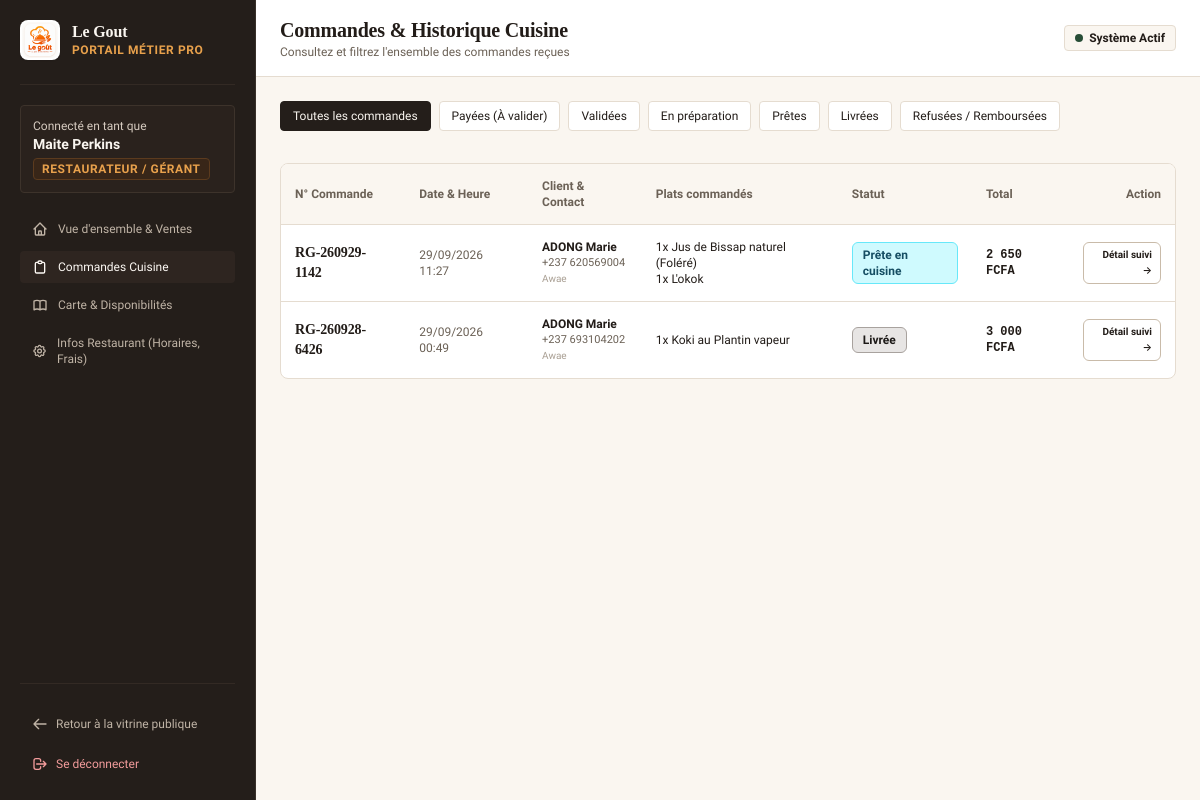
/dashboard/restaurant/commandes/ (signed in), run on an earlier commit of the app's database.
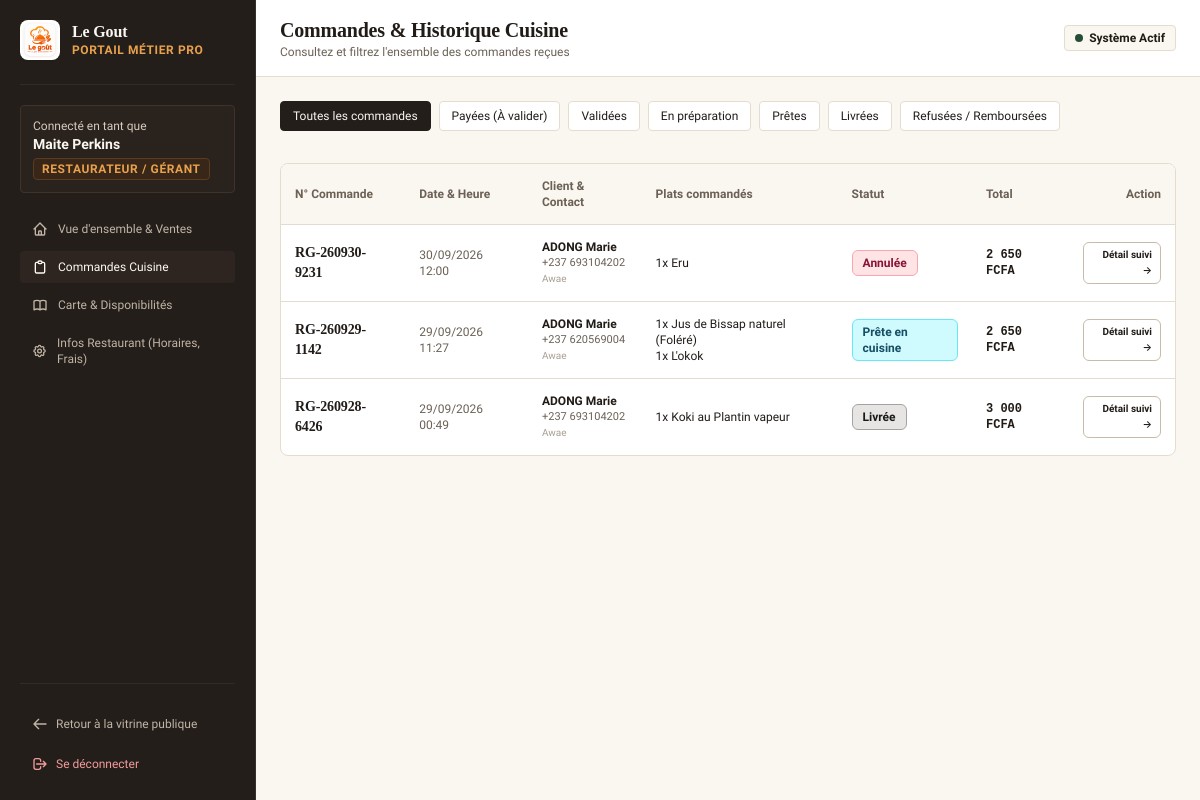
And on a later commit of the database.
### orders/models.py (models this page shows, shortened)
class Order(models.Model):
    STATUS_CHOICES = [
        ('en_attente_paiement', 'En attente de paiement'),
        ('payee', 'Payée - En attente de validation restaurant'),
        ('en_attente', 'En attente de validation'),
        ('validee', 'Validée par le restaurant'),
        ('confirmee', 'Confirmée par le restaurant'),
        ('en_preparation', 'En cours de préparation en cuisine'),
        ('prete', 'Prête / En attente du livreur'),
        ('en_livraison', 'En cours d\'acheminement'),
        ('livree', 'Livrée au client'),
        ('refusee', 'Refusée par le restaurant'),
        ('annulee', 'Annulée'),
    ]
    PAYMENT_METHOD_CHOICES = [
        ('wallet', 'Solde Portefeuille Simulé (10 000 FCFA Offerts)'),
        ('mtn_momo', 'MTN Mobile Money (*126#)'),
        ('orange_money', 'Orange Money (*150#)'),
        ('cinetpay', 'CinetPay (Passerelle sécurisée / Carte)'),
        ('cash_on_delivery', 'Paiement en espèces à la livraison'),
    ]
    PAYMENT_STATUS_CHOICES = [
        ('pending', 'En attente'),
        ('paid', 'Payé'),
        ('failed', 'Échec'),
        ('refunded', 'Remboursé'),
    ]
    order_number = models.CharField(max_length=40, unique=True, verbose_name="N° de commande")
    client = models.ForeignKey(
        settings.AUTH_USER_MODEL,
        on_delete=models.CASCADE,
        related_name='orders',
        verbose_name="Client"
    )
    restaurant = models.ForeignKey(
        Restaurant,
        on_delete=models.CASCADE,
        related_name='orders',
        verbose_name="Restaurant"
    )
    status = models.CharField(
        max_length=30,
        choices=STATUS_CHOICES,
        default='en_attente',
        verbose_name="Statut de la commande"
    )
    subtotal = models.PositiveIntegerField(default=0, verbose_name="Sous-total plats (FCFA)")
    delivery_fee = models.PositiveIntegerField(default=1000, verbose_name="Frais de livraison (FCFA)")
    total_amount = models.PositiveIntegerField(default=0, verbose_name="Total à payer (FCFA)")
    payment_method = models.CharField(
        max_length=30,
        choices=PAYMENT_METHOD_CHOICES,
        default='mtn_momo',
        verbose_name="Mode de règlement"
    )
    payment_status = models.CharField(
        max_length=20,
        choices=PAYMENT_STATUS_CHOICES,
        default='pending',
        verbose_name="État du paiement"
    )
    DELIVERY_TYPE_CHOICES = [
        ('delivery', 'Livraison à domicile'),
        ('pickup', 'À emporter / Retrait au restaurant'),
    ]
    delivery_type = models.CharField(
        max_length=20,
        choices=DELIVERY_TYPE_CHOICES,
        default='delivery',
        verbose_name="Mode de réception"
    )
    delivery_city = models.CharField(max_length=50, default='Douala', verbose_name="Ville de livraison")
    delivery_neighborhood = models.CharField(max_length=120, blank=True, default='', verbose_name="Quartier de livraison")
    delivery_address = models.CharField(max_length=255, blank=True, default='', verbose_name="Adresse / Rue")
    delivery_landmark = models.CharField(
        max_length=255,
        blank=True,
        default='',
        verbose_name="Repère de proximité",
        help_text="Ex: Face pharmacie de la Paix, à côté du grand manguier"
    )
    delivery_phone = models.CharField(max_length=30, verbose_name="Numéro de contact pour livraison")
    client_notes = models.TextField(blank=True, verbose_name="Consignes spéciales de dégustation ou de livraison")
    delivery_pin = models.CharField(max_length=4, default='1234', verbose_name="Code PIN de confirmation")
    created_at = models.DateTimeField(auto_now_add=True, verbose_name="Date de commande")
    updated_at = models.DateTimeField(auto_now=True, verbose_name="Dernière mise à jour")
    class Meta:
        verbose_name = "Commande"
        verbose_name_plural = "Commandes"
        ordering = ['-created_at']

class OrderItem(models.Model):
    order = models.ForeignKey(Order, on_delete=models.CASCADE, related_name='items', verbose_name="Commande")
    dish = models.ForeignKey(Dish, on_delete=models.PROTECT, related_name='order_items', verbose_name="Plat commandé")
    dish_name = models.CharField(max_length=150, verbose_name="Nom du plat")
    unit_price = models.PositiveIntegerField(verbose_name="Prix unitaire (FCFA)")
    quantity = models.PositiveIntegerField(default=1, verbose_name="Quantité")
    subtotal = models.PositiveIntegerField(verbose_name="Sous-total (FCFA)")
    selected_side = models.CharField(max_length=150, blank=True, verbose_name="Accompagnement sélectionné")
    special_instructions = models.CharField(max_length=255, blank=True, verbose_name="Remarques (ex: bien pimenté, sauce à part)")
    class Meta:
        verbose_name = "Ligne de commande"
        verbose_name_plural = "Lignes de commande"

### accounts/models.py (models this page shows, shortened)
class CustomUser(AbstractUser):
    ROLE_CHOICES = [
        ('client', 'Client'),
        ('restaurateur', 'Restaurateur / Gérant'),
        ('livreur', 'Livreur Partenaire'),
        ('admin', 'Administrateur Plateforme'),
        ('restaurant', 'Restaurateur (Legacy)'),
        ('driver', 'Livreur (Legacy)'),
    ]
    CITY_CHOICES = [
        ('Douala', 'Douala'),
        ('Yaoundé', 'Yaoundé'),
        ('Kribi', 'Kribi'),
        ('Bafoussam', 'Bafoussam'),
        ('Garoua', 'Garoua'),
    ]
    role = models.CharField(
        max_length=20,
        choices=ROLE_CHOICES,
        default='client',
        verbose_name="Rôle utilisateur"
    )
    must_change_password = models.BooleanField(
        default=False,
        verbose_name="Doit changer de mot de passe à la première connexion"
    )
    wallet_balance = models.PositiveIntegerField(
        default=0,
        verbose_name="Solde portefeuille simulé (FCFA)",
        help_text="Solde de démonstration de 10 000 FCFA offert à l'inscription"
    )
    phone = models.CharField(
        max_length=30,
        blank=True,
        verbose_name="Numéro de téléphone",
        help_text="Ex: +237 699 00 11 22 ou 677 33 44 55"
    )
    city = models.CharField(
        max_length=50,
        choices=CITY_CHOICES,
        default='Douala',
        verbose_name="Ville principale"
    )
    neighborhood = models.CharField(
        max_length=120,
        blank=True,
        verbose_name="Quartier",
        help_text="Ex: Akwa, Bonapriso, Bastos, Omnisports, Deido"
    )
    address_details = models.TextField(
        blank=True,
        verbose_name="Précisions d'adresse / Repère",
        help_text="Ex: Rue des Palmiers, face pharmacie de l'Aéroport, barrière noire"
    )
    latitude = models.FloatField(null=True, blank=True, verbose_name="Latitude")
    longitude = models.FloatField(null=True, blank=True, verbose_name="Longitude")
    avatar = models.URLField(
        blank=True,
        default='',
        verbose_name="Photo de profil (URL)"
    )
    is_verified = models.BooleanField(
        default=True,
        verbose_name="Compte vérifié"
    )
    objects = CustomUserManager()
    class Meta:
        verbose_name = "Utilisateur"
        verbose_name_plural = "Utilisateurs"

### dashboard/views.py (the view)
# urls.py: path('restaurant/commandes/', views.restaurant_orders, name='restaurant_orders'),
@restaurateur_required
def restaurant_orders(request):
    restaurant = Restaurant.get_solo()
    status_filter = request.GET.get('status')
    orders = Order.objects.filter(restaurant=restaurant).prefetch_related('items__dish').order_by('-created_at')
    if status_filter and status_filter != 'tous':
        orders = orders.filter(status=status_filter)
    context = {
        'restaurant': restaurant,
        'orders': orders,
        'current_status': status_filter or 'tous',
    }
    return render(request, 'dashboard/restaurant/orders.html', context)

### core/context_processors.py (called while the page is built, shortened)
def cart_context(request):
    cart = request.session.get('cart', {})
    total_qty = 0
    subtotal = 0
    items_preview = []
    dish_ids = [int(k) for k in cart.keys() if k.isdigit()]
    dishes_by_id = {d.id: d for d in Dish.objects.filter(id__in=dish_ids)}
    return {
        'cart_item_count': total_qty,
        'cart_subtotal': subtotal,
        'cart_items_preview': items_preview,
    }

def global_settings(request):
    restaurant = Restaurant.get_solo()
    return {
        'app_name': 'Le Gout',
        'app_tagline': restaurant.tagline if (restaurant and restaurant.tagline) else 'Saveurs Authentiques du Terroir Camerounais',
        'singleton_restaurant': restaurant,
        'support_phone': restaurant.phone if (restaurant and restaurant.phone) else '+237 690 12 34 56',
        'support_whatsapp': restaurant.phone if (restaurant and restaurant.phone) else '+237 690 12 34 56',
    }

### core/templatetags/resto_tags.py (called while the page is built)
@register.filter(name='fcfa')
def fcfa(value):
    try:
        val = int(value)
        formatted = f"{val:,}".replace(",", " ")
        return f"{formatted} FCFA"
    except (ValueError, TypeError):
        return f"{value} FCFA"

### templates/dashboard/restaurant/orders.html (shortened to what the changed rows need)
{% extends 'dashboard_base.html' %}
{% load resto_tags %}
{% block header_title %}Commandes & Historique Cuisine{% endblock %}
{% block dashboard_content %}
<div class="space-y-6">
  <div class="resto-card bg-[#FFFFFF] overflow-hidden">
    <div class="overflow-x-auto">
      <table class="w-full text-left text-xs">
        <thead class="bg-[#FAF6F0] border-b border-[#E5DCD0] text-[#6B6156]">
          <tr>
            <th class="p-3.5 font-semibold">N° Commande</th>
            <th class="p-3.5 font-semibold">Date & Heure</th>
            <th class="p-3.5 font-semibold">Client & Contact</th>
            <th class="p-3.5 font-semibold">Plats commandés</th>
            <th class="p-3.5 font-semibold">Statut</th>
            <th class="p-3.5 font-semibold">Total</th>
            <th class="p-3.5 font-semibold text-right">Action</th>
          </tr>
        </thead>
        <tbody class="divide-y divide-[#E5DCD0]">
          {% for order in orders %}
            <tr class="hover:bg-[#FAF6F0]">
              <td class="p-3.5 font-serif font-bold text-sm text-[#221C18]">{{ order.order_number }}</td>
              <td class="p-3.5 text-[#6B6156]">{{ order.created_at|date:"d/m/Y H:i" }}</td>
              <td class="p-3.5">
                <div class="font-bold text-[#221C18]">{{ order.client.get_full_name|default:order.client.username }}</div>
                <div class="text-[11px] text-[#6B6156]">{{ order.delivery_phone }}</div>
                <div class="text-[10px] text-[#A89E92]">{{ order.delivery_neighborhood }}</div>
              </td>
              <td class="p-3.5">
                {% for item in order.items.all %}
                  <div>{{ item.quantity }}x {{ item.dish_name }}</div>
                {% endfor %}
              </td>
              <td class="p-3.5">{{ order.status|status_badge }}</td>
              <td class="p-3.5 font-mono font-bold text-[#221C18]">{{ order.total_amount|fcfa }}</td>
              <td class="p-3.5 text-right space-y-1">
                <a href="{% url 'orders:tracking' order.order_number %}" class="btn-outline-warm text-[10px] py-1 px-2 inline-block">
                  Détail suivi &rarr;
                </a>
              </td>
            </tr>
          {% empty %}
            <tr>
              <td colspan="7" class="p-8 text-center text-[#6B6156]">Aucune commande trouvée pour ce filtre.</td>
            </tr>
          {% endfor %}
        </tbody>
      </table>
    </div>
  </div>
</div>
{% endblock %}

What changed in the data, as far as the page shows it:
added Order: order_number "RG-260930-9231", created_at "30/09/2026 12:00", client.get_full_name "ADONG Marie", delivery_phone "+237 693104202", delivery_neighborhood "Awae", status|status_badge "Annulée", total_amount|fcfa "2 650 FCFA"
added OrderItem: quantity "1", dish_name "Eru", shown under "RG-260930-9231"
